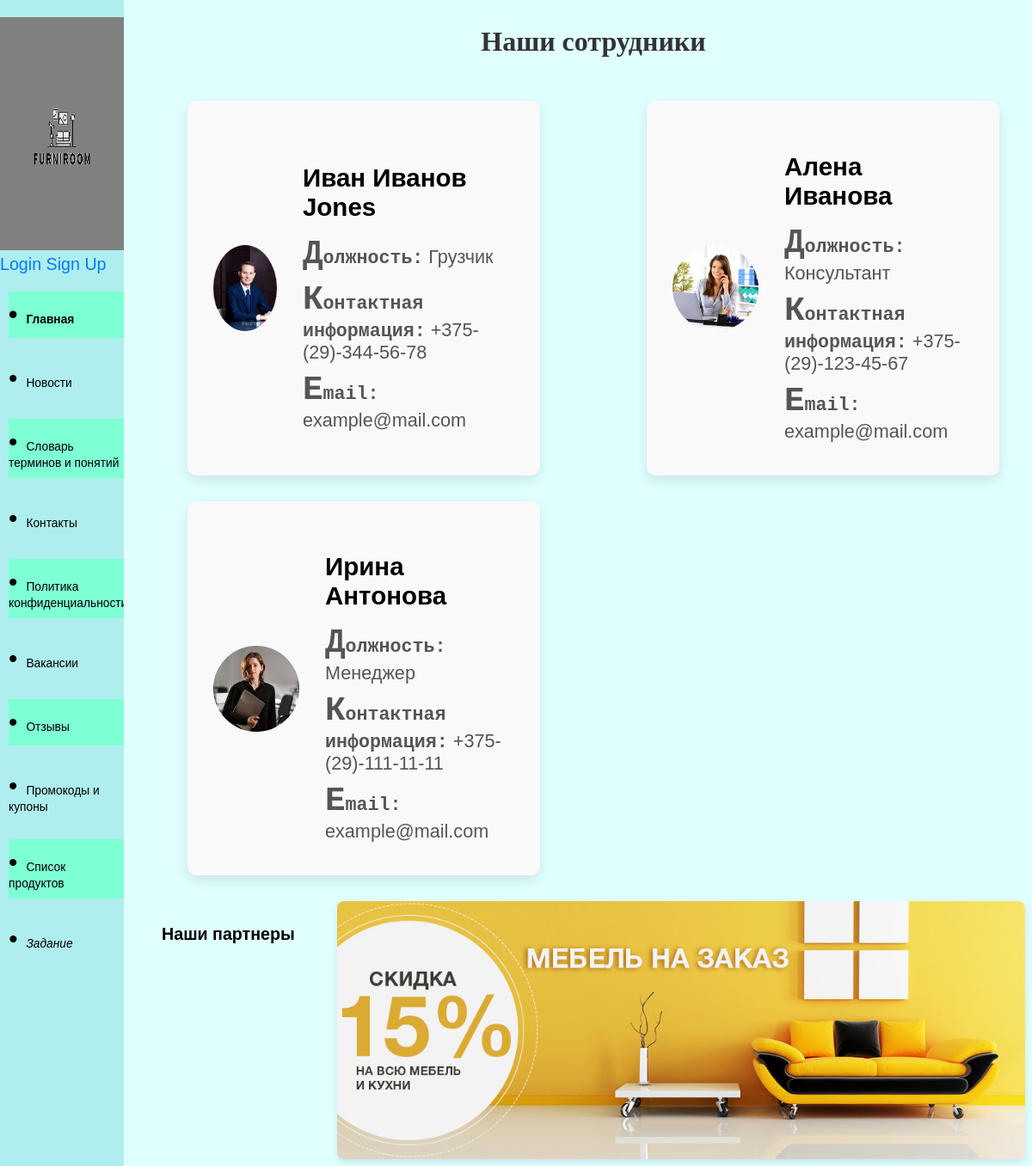
/contacts/, run on the app's committed database.
### furniture/models.py (models this page shows, shortened)
class Employee(models.Model):
    photo = models.ImageField(upload_to='employee_photos/', null=True, blank=True)
    first_name = models.CharField(max_length=100, default='Jack')
    last_name = models.CharField(max_length=100, default='Jones')
    position = models.CharField(max_length=100)
    contact_info = models.CharField(max_length=200)
    email = models.EmailField()

### furniture/views.py (the view)
# urls.py: path('contacts/', views.contacts),
def contacts(request):
    employees = Employee.objects.all()
    return render(request, 'contacts.html', {'employees': employees})

### furniture/templates/contacts.html (shortened to what this page needs)
{% extends 'base.html' %}
{% block content %}
    <h1>Наши сотрудники</h1>
    {% if employees %}
        <div class="employee-list">
            {% for employee in employees %}
                <div class="employee-card">
                    {% if employee.photo %}
                        <img src="{{ employee.photo.url }}" alt="{{ employee.first_name }} {{ employee.last_name }}" class="employee-photo">
                    {% endif %}
                    <div class="employee-info">
                        <h3>{{ employee.first_name }} {{ employee.last_name }}</h3>
                        <p><strong>Должность:</strong> {{ employee.position }}</p>
                        <p><strong>Контактная информация:</strong> {{ employee.contact_info }}</p>
                        <p><strong>Email:</strong> {{ employee.email }}</p>
                    </div>
                </div>
            {% endfor %}
        </div>
    {% else %}
        <p>На данный момент информация о сотрудниках отсутствует.</p>
    {% endif %}
{% endblock %}

### furniture/templates/base.html (shortened to what this page needs)
<!DOCTYPE html>
<html lang="en">
<head>
    {% load static %}
    <link rel="stylesheet" href="{%static 'furniture/style.css' %}">
</head>
<body>
    <header>
<div class="container">
    <div class="sidebar">
            <img src="{% static 'images/logo.png' %}" alt="Logo">
            {% if user.is_authenticated %}
            <p>Welcome, {{ user.username }}!</p>
            {% if user.is_superuser %}
                    <a href="{% url 'superuser_profile' %}">Superuser Profile</a>
            {% elif user.is_staff %}
                    <a href="{% url 'employee_profile' %}">Employee Profile</a>
            {% else %}
                    <a href="{% url 'client_profile' %}">Profile</a>
            {% endif %}
            <a href="/cart/">Корзина</a>
            <form action="{% url 'logout' %}" method="post">
                {% csrf_token %}
                <button type="submit">Выход</button>
            </form>
        {% else %}
            <a href="{% url 'login' %}">Login</a>
            <a href="{% url 'signup' %}">Sign Up</a>
        {% endif %}
            <ul class="sidebar-nav">
                <li><a href="{% url 'home' %}">Главная</a></li>
                <li><a href="/news/">Новости</a></li>
                <li><a href="/dictionary/">Словарь терминов и понятий</a></li>
                <li><a href="/contacts/">Контакты</a></li>
                <li><a href="/privacy_policy/">Политика конфиденциальности</a></li>
                <li><a href="/vacancies/">Вакансии</a></li>
                <li><a href="/reviews/">Отзывы</a></li>
                <li><a href="/promo_codes_list/">Промокоды и купоны</a></li>
                <li><a href="/products_list/">Список продуктов</a></li>
                <li><a href="/task/">Задание</a></li>
            </ul>
    </div>
</div>
</header>
    <main>
        {% block content %}{% endblock %}
    </main>
    <footer>
    <div class="footer-content">
        <div class="partners">
            <h4>Наши партнеры</h4>
        </div>
        <img src="{% static 'images/banner1.jpg' %}" alt="Banner" width="600" height="300" class="footer-banner">
    </div>
</footer>
</body>
</html>

### furniture/static/furniture/style.css (style rules this page uses)
.container { display: flex; }
.sidebar { position: fixed; top: 0; left: 0; width: 12%; height: 100%; background-color: #AFEEEE; overflow-y: auto; z-index: 1000; padding-top: 20px; }
.sidebar-nav { list-style-type: none; padding: 0; }
.sidebar img { width: 100%; height: 20%; }
.sidebar-nav li { margin-left: 7%; padding: 10px 0; }
.sidebar-nav li a, a { text-decoration: none; color: black; }
main { padding-left: 180px; }
body { background-color: #E0FFFF; }
footer { padding-left: 180px; }
.footer-content { display: flex; justify-content: space-between; align-items: flex-start; }
.partners { display: flex; flex-wrap: wrap; gap: 20px; flex-grow: 1; }
.footer-banner { object-fit: cover; width: 800px; height: 300px; border-radius: 8px; box-shadow: 0 4px 8px rgba(0, 0, 0, 0.1); }
h1 { font-size: 16px; text-align: center; margin-bottom: 20px; }
.employee-list { display: flex; flex-wrap: wrap; gap: 30px; justify-content: space-between; padding: 30px; }
.employee-card { display: flex; flex-direction: row; align-items: center; background: #f9f9f9; padding: 30px; border-radius: 10px; box-shadow: 0 6px 15px rgba(0, 0, 0, 0.1); width: 350px; height: auto; }
.employee-photo { width: 100px; height: 100px; border-radius: 50%; object-fit: cover; margin-right: 30px; }
.employee-info { flex-grow: 1; }
.employee-info h3 { font-size: 1.5rem; margin-bottom: 15px; }
.employee-info p { font-size: 1.1rem; margin: 8px 0; color: #555; }
.employee-info strong { font-weight: bold; }
ul { list-style-type: none; }
li::before { content: "\2022"; color: black; font-size: 1.5rem; margin-right: 10px; }
p { font-size: 0.7rem; color: #777; }
body { font-family: 'Arial', sans-serif; }
h1, h2 { font-family: 'Roboto', 'Times New Roman', 'Arial', sans-serif; font-size: 32px; color: #333; }
ul { list-style-type: none; padding: 0; }
li { margin-bottom: 20px; font-family: 'Verdana', sans-serif; font-size: 0.7rem; color: #555; }
strong, em { font-family: 'Courier New', monospace; }
a { color: #007bff; text-decoration: none; }
:root { --hue: 223; --bg: hsl(var(--hue),90%,90%); --fg: hsl(var(--hue),90%,10%); --primary: hsl(var(--hue),90%,55%); --red: hsl(3,90%,50%); --orange: hsl(33,90%,50%); --green: hsl(153,90%,30%); --purple: hsl(273,90%,50%); --magenta: hsl(303,90%,50%); --trans-dur: 0.3s; font-size: calc(16px + (20 - 16) * (100vw - 320px) / (1280 - 320)); }
p::first-letter { font-size: 2rem; font-weight: bold; }
li:first-child { font-weight: bold; }
li:last-child { font-style: italic; }
li:nth-child(odd) { background-color: #7FFFD4; }

### data on the page
Employee: photo (picture), first_name "Иван Иванов", last_name "Jones", position "Грузчик", contact_info "+375-(29)-344-56-78", email "example@mail.com"
Employee: photo (picture), first_name "Алена", last_name "Иванова", position "Консультант", contact_info "+375-(29)-123-45-67", email "example@mail.com"
Employee: photo (picture), first_name "Ирина", last_name "Антонова", position "Менеджер", contact_info "+375-(29)-111-11-11", email "example@mail.com"
